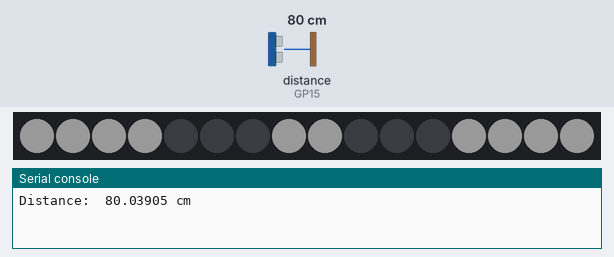
Recording of a program running on a simulated Raspberry Pi Pico running MicroPython. Shown: 16 RGB LEDs in strip order, left to right, the last lines printed to the serial console. Inputs (shaded band) come from the test bench; at power-on: distance to the obstacle (sensor on GP15) 80 cm. The echo pulse lasts 58.3 µs per cm; dim RGB values are drawn brighter than linear.

Above: at 1.2 s.
1.3 s: distance to the obstacle (sensor on GP15) set to 22 cm
6.0 s: distance to the obstacle (sensor on GP15) set to 17 cm
At 6.4 s:
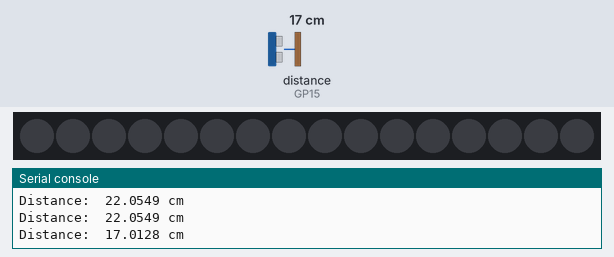
8.7 s: distance to the obstacle (sensor on GP15) set to 35 cm
At 9.23 s:
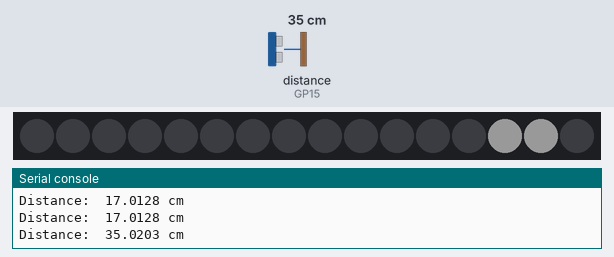

Measured:
- the behaviour switches between 20 and 19 cm on distance to the obstacle (sensor on GP15) (found by bisection; images 0 and 1)
- after the input at 8.7 s, the LEDs: change after 0.49 s (image 2)

The program:

LED-SR40.py
```python
import utime
from machine import Pin
import neopixel
import time

# Ultrasonic sensor setup
trigger = Pin(14, Pin.OUT)
echo = Pin(15, Pin.IN)

# LED setup
NUM_LEDS = 16  # Number of LEDs
PIN = 0         # Data pin

np = neopixel.NeoPixel(Pin(PIN), NUM_LEDS)

# Patterns for 'A' and 'C'
A_PATTERN = [
    0b0110,  # _XX_
    0b1001,  # X__X
    0b1111,  # XXXX
    0b1001   # X__X
]

C_PATTERN = [
    0b1111,  # XXX_
    0b0001,  # X___
    0b1000,  # X___
    0b1111   # XXX_
]

# Function to clear all LEDs
def clear_leds():
    for i in range(NUM_LEDS):
        np[i] = (0, 0, 0)
    np.write()

# Function to display a 4x4 pattern on LEDs
def display_pattern(pattern, row_offset):
    clear_leds()
    for row in range(4):
        for col in range(4):
            if pattern[row] & (1 << (3 - col)):
                index = (row + row_offset) * 4 + col
                if 0 <= index < NUM_LEDS:
                    np[index] = (25, 25, 25)  # White color
    np.write()

# Function to read distance from ultrasonic sensor
def read_distance():
    trigger.low()
    utime.sleep_us(2)
    trigger.high()
    utime.sleep(0.00001)
    trigger.low()
    while echo.value() == 0:
        signaloff = utime.ticks_us()
    while echo.value() == 1:
        signalon = utime.ticks_us()
    timepassed = signalon - signaloff
    distance = (timepassed * 0.0343) / 2
    return distance

# Main loop
while True:
    distance = read_distance()
    print("Distance: ", distance, "cm")

    # If distance is less than 20 cm, light up LEDs with 'A' pattern
    if distance < 20:
        display_pattern(A_PATTERN, 4)
    else:
        # Otherwise, scroll patterns 'A' to 'C'
        for offset in range(5):
            display_pattern(A_PATTERN, 4 - offset)
            time.sleep(0.1)
        for offset in range(5):
            display_pattern(C_PATTERN, 4 - offset)
            time.sleep(0.1)

    time.sleep(1)
```
